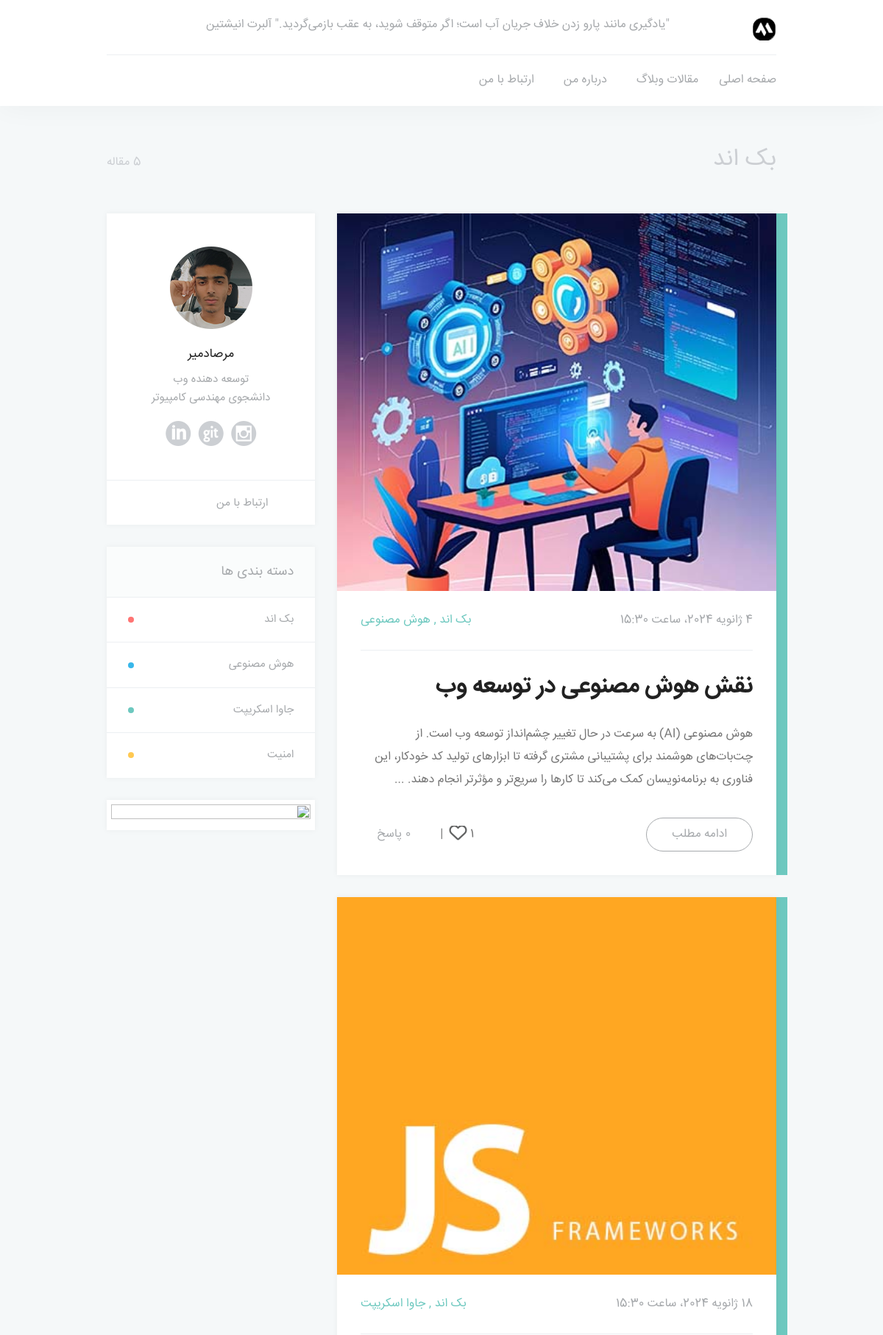
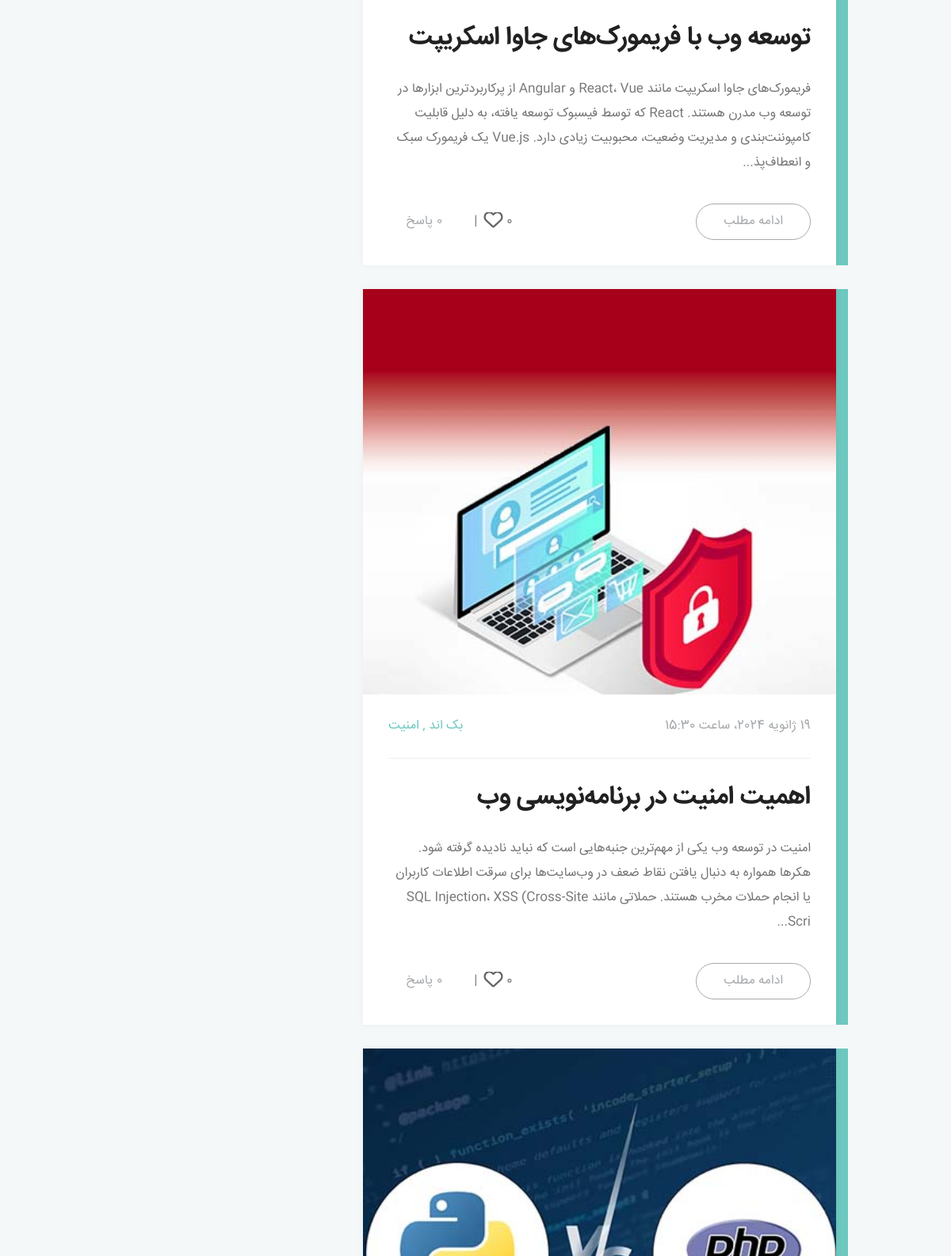
Page /articles/list/1 (upper part) on the committed database (2 pictures, top to bottom).
### Index/models.py (models this page shows, shortened)
class HeaderBasement(models.Model):
    title = RichTextField(blank=True, null=True, verbose_name='عنوان')
    time_created = models.DateTimeField(auto_now_add=True)
    class Meta:
        verbose_name = 'عنوان بالای صفحه'
        verbose_name_plural = 'عنوان بالای صفحه'

### Article/models.py (models this page shows, shortened)
class Category(models.Model):
    title = models.CharField(max_length=100, verbose_name='عنوان')
    created_time = models.DateTimeField(auto_now_add=True, blank=True, null=True, verbose_name='تاریخ انتشار')
    color = models.CharField(max_length=50, blank=True, null=True)
    published = models.BooleanField(default=False, verbose_name='وضعیت انتشار')
    class Meta:
        verbose_name = 'دسته بندی'
        verbose_name_plural = 'دسته بندی ها'

class Article(models.Model):
    title = models.CharField(max_length=200, verbose_name='عنوان')
    body = RichTextField(verbose_name='مطلب')
    author = models.ForeignKey(CustomUser, on_delete=models.CASCADE, verbose_name='نویسنده')
    category = models.ManyToManyField(Category, verbose_name='دسته بندی')
    image = models.ImageField(null=True, blank=True, upload_to='Article/images', verbose_name='تصویر')
    created_time = models.DateTimeField(auto_now_add=True, verbose_name='تاریخ انتشار')
    slug = models.SlugField(null=True, blank=True, unique=True, verbose_name='لینک مقاله')
    published = models.BooleanField(default=False, verbose_name='وضعیت انتشار')
    color = models.CharField(max_length=20, blank=True, null=True)
    def get_absolute_url(self):
        return reverse("Articles:article_detail", args=[self.slug])
    class Meta:
        verbose_name = 'مقاله'
        verbose_name_plural = 'مقالات'

### Account/models.py (models this page shows, shortened)
class CustomUser(models.Model):
    f_name = models.CharField(max_length=100, verbose_name='نام')
    l_name = models.CharField(max_length=100, verbose_name='نام خانوادگی')
    phone = models.CharField(max_length=14, unique=True, verbose_name='شماره تلفن')
    email = models.EmailField(verbose_name='ایمیل')
    linkedin = models.CharField(max_length=250, verbose_name='آدرس لینکدین')
    telegram = models.CharField(max_length=250, verbose_name='تلگرام')
    instagram = models.CharField(max_length=250, verbose_name='اینستاگرام')
    github = models.CharField(max_length=250, verbose_name='آدرس گیتهاب')
    about_me = RichTextField(verbose_name='درباه من(نمایش در بخش درباه من)')
    image = models.ImageField(upload_to='Account/images', null=True, blank=True, verbose_name='تصویر پروفایل')
    class Meta:
        verbose_name = 'اطلاعات من'
        verbose_name_plural = 'اطلاعات من'

### Index/views.py (the view)
# urls.py: path('articles/list/<int:pk>', views.article_list, name='article_list'),
def article_list(request, pk):
    category = Category.objects.get(pk=pk)
    articles = Article.objects.filter(category=category)
    context = {
        'category': category,
        'articles': articles
    }
    return render(request, 'article_list.html', context)

### Index/models.py (called while the page is built)
    def __str__(self):
        return self.description

### context_processors/context_processors.py (called while the page is built)
def all_categories(request):
    category = models.Category.objects.all()
    return {'all_categories': category}

def all_articles(request):
    all_articles = models.Article.objects.all().order_by('-created_time')
    for article in all_articles:
        created_time = article.created_time
        article.jalali = JalaliDate(datetime.date
                                    (created_time.year, created_time.month, created_time.day)).strftime('%c', 'fa')
        time_difference = timezone.now() - article.created_time
        article.time_difference = time_difference.total_seconds() // 3600
    return {'all_articles': all_articles}

def header(request):
    header_title = HeaderBasement.objects.all()
    return {'header_title': header_title}

def footer(request):
    footer_description = FooterBasement.objects.all()
    return {'footer_description': footer_description}

def admin_user(request):
    users = CustomUser.objects.all()
    return {'admin_user': users}

### Index/templates/article_list.html (shortened to what this page needs)
{% extends 'base.html' %}
{% load static %}
{% load tz %}
{% load humanize %}
{% block content %}
    <main>
        <div class="container">
            <div class="row">
                <div class="col-12">
                    <section class="category-title">
                        <h1>{{ category.title }}</h1>
                        <span>{{ articles.count }} مقاله</span>
                    </section>
                </div>
                <div class="col-lg-8 col-12">
                    <section class="articles">
                        {% for article in articles %}
                            <article class="green-article">
                                {% if article.image %}
                                    <img class="articles-preview-img" src="{{ article.image.url }}"
                                         alt="{{ article.image }}" title=""
                                         data-rjs="2">
                                {% endif %}
                                <div class="articles-header">
                                    {% if article.time_difference < 24 %}
                                        <time datetime="2016-10-11">{{ article.time_difference|intword }}ساعت پیش</time>
                                        <span class="articles-header-tag-blue">داغ</span>
                                    {% else %}
                                        <time datetime="2016-10-11">{{ article.created_time|timezone:"Asia/Tehran" }}</time>
                                    {% endif %}
                                    <span class="articles-header-category"><a href="#" class="blue" title="">
                        {% for category in article.category.all %}
                            {{ category.title }}
                            {% if not forloop.last %},
                            {% endif %}
                        {% endfor %}
                    </a></span>
                                </div>
                                <div class="articles-content">
                                    <h1><a href="{{ article.get_absolute_url }}"
                                           title="{{ article.title }}">{{ article.title }}</a>
                                    </h1>
                                    <p>
                                        {{ article.body|slice:250|safe }}...
                                    </p>
                                </div>
                                <div class="articles-footer">
                                    <ul class="articles-footer-info">
                                        {{ article.likes.count }}
                                        <i class="light-link" style=""><i class="fa-regular fa-heart fa-xl pl-2"
                                                                          style="color: #626363;"></i></i></a>|
                                        <li><a href="#" class="light-link" title=""><i class="pe-7s-comment"></i> {{ article.comments.count }}
                                            پاسخ</a>
                                        </li>
                                    </ul>
                                    <a title="" class="btn" href="{{ article.get_absolute_url }}">ادامه مطلب</a>
                                </div>
                            </article>
                        {% endfor %}
                    </section>
                </div>
                {% include 'includes/left-navbar.html' %}
            </div>
        </div>
    </main>
{% endblock %}

### templates/includes/header.html (shortened to what this page needs)
{% load static %}
<header class="navbar-fixed-top">
    <div class="container">
        <div class="row">
            <div class="col-lg-12">
                <div class="header-top">
                    <div class="header-top-logo">
                        <a href="index.html" title="لوگو"><img src="{% static "img/logo.png" %}" alt="لوگو"
                                                               data-rjs="2"></a>
                    </div>
                    <div class="header-top-text">
                        <p>
                            {% for text in header_title %}
                                {{ text.title|safe }}
                            {% endfor %}
                        </p>
                    </div>
                    <nav class="header-top-nav">
                        <ul>
                            <li class="header-top-nav-search">
                                <a href="#" class="light-link" title="جستجو کردن"><i class="pe-7s-search"></i></a>
                            </li>
                        </ul>
                    </nav>
                </div>
            </div>
            <div class="col-lg-12">
                <nav class="header-nav">
                    <ul>
                        <li><a href="{% url 'index:index' %}" title="صفحه اصلی">صفحه اصلی</a></li>
                        <li class="dropdown">
                            <a href="#" class="dropdown-toggle" title="مقالات وبلاگ">مقالات وبلاگ</a>
                        </li>
                        <li><a href="{% url 'index:about_me' %}" title="درباره من">درباره من</a></li>
                        <li><a href="{% url 'index:contact_us' %}" title="ارتباط با من">ارتباط با من</a></li>
                    </ul>
                </nav>
            </div>
        </div>
    </div>
</header>

### templates/includes/left-navbar.html
{% load static %}
<div class="aside-blocks col-lg-4 col-12">
    <aside class="author">
        {% for user in admin_user %}
            <img src="{{ user.image.url }}" alt="" data-rjs="2">
            <h2>{{ user.f_name }}{{ user.l_name }}</h2>
            <span class="author-info">توسعه دهنده وب</span>
            <span class="author-info">دانشجوی مهندسی کامپیوتر</span>
            <div class="social">
                <a href="{{ user.instagram }}" title="Instagram" target="_blank"><i
                        class="icon-social_instagram_circle"></i></a>
                <a href="{{ user.github }}" title="Github" target="_blank"><i
                        class="icon-social_github_circle"></i></a>
                <a href="{{ user.linkedin }}" title="LinkedIn" target="_blank"><i
                        class="icon-social_linkedin_circle"></i></a>
            </div>
        {% endfor %}
        <ul class="author-nav">
            <li><a href="{% url 'index:contact_us' %}" title=""><i class="pe-7s-comment"></i> ارتباط با من</a></li>
        </ul>
    </aside>
    <aside class="categories">
        <h2 class="aside-title">دسته بندی ها</h2>
        <ul>
            {% for category in all_categories %}
                {% if category.published %}
                    <li class="{{ category.color }}"><a href="{% url 'index:article_list' category.id %}"
                                                   title="{{ category.title }}">
                        {{ category.title }}</a></li>
                {% endif %}
            {% endfor %}
        </ul>
    </aside>
    <aside class="advertisement">
            <a href="#"><img src="{{ ad.image }}" alt="{{ ad.name }}" data-rjs="2"></a>
    </aside>
</div>

### assets/css/rtl.css (style rules this page uses)
body ,p ,li a, h1, h2, h3, h4, h5, h6, p, input, q, textarea, label, select, button, blockquote, span { font-family: IRANSans; }
.header-top .header-top-text { font-family: IRANSans; }
.header-top .header-top-text p { font-family: IRANSans; }
.header-nav ul li:first-child { margin-left: unset; margin-right: 0; }
.header-nav ul li { float: right; }
.header-nav ul .dropdown .dropdown-toggle:after { left: 1px; right: unset; margin: 0 -2px 0 0; }
.header-top .header-top-nav { float: left; }
.header-top .header-top-nav ul li:first-child { margin-right: 0; }
.header-top .header-top-nav ul li { float: right; }
.header-top .header-top-logo { float: right; }
.author .author-nav { text-align: right; }
.author .author-nav li a i { right: -12px; left: unset; }
.category-title > span { margin-right: auto; margin-left: unset; }
.articles article .articles-header .articles-header-category { float: left; }
.articles-footer > ul { float: left; }
.articles-footer > ul li a i { right: -42px; left: unset; top: -2px; }
.articles article .articles-preview-img { direction: ltr; }
.articles article[class*="-article"]:before { right: -15px; left: unset; }
.categories ul li[class^=nav-elipse-]:after { left: 29px; right: unset; }
.articles-footer > ul li a { margin-right: 40px; margin-left: unset; }

### rows in the picture
HeaderBasement: title "\"یادگیری مانند پارو زدن خلاف جریان آب است؛ اگر متوقف شوید، به عقب بازمی‌گردید.\" آلبرت انیشتین"
Category: title "بک اند"
Article: image (picture), created_time "4 ژانویه 2024، ساعت 15:30", title "نقش هوش مصنوعی در توسعه وب", body "هوش مصنوعی (AI) به سرعت در حال تغییر چشم‌انداز توسعه وب است. از چت‌بات‌های هوشمند برای پشتیبانی مشتری گرفته تا ابزارهای تولید کد خودکار، این فناوری به برنامه‌نویسان کمک می‌کند تا کارها را سریع‌تر و مؤثرتر انجام دهند.", likes.count "1"
Category: title "هوش مصنوعی"
Article: image (picture), created_time "18 ژانویه 2024، ساعت 15:30", title "توسعه وب با فریمورک‌های جاوا اسکریپت", body "فریمورک‌های جاوا اسکریپت مانند React، Vue و Angular از پرکاربردترین ابزارها در توسعه وب مدرن هستند. React که توسط فیسبوک توسعه یافته، به دلیل قابلیت کامپوننت‌بندی و مدیریت وضعیت، محبوبیت زیادی دارد. Vue.js یک فریمورک سبک و انعطاف‌پذ", likes.count "0"
Category: title "جاوا اسکریپت"
Article: image (picture), created_time "19 ژانویه 2024، ساعت 15:30", title "اهمیت امنیت در برنامه‌نویسی وب", body "امنیت در توسعه وب یکی از مهم‌ترین جنبه‌هایی است که نباید نادیده گرفته شود. هکرها همواره به دنبال یافتن نقاط ضعف در وب‌سایت‌ها برای سرقت اطلاعات کاربران یا انجام حملات مخرب هستند. حملاتی مانند SQL Injection، XSS (Cross-Site Scri", likes.count "0"
Category: title "امنیت"
Article: image (picture)
CustomUser: image (picture), f_name "مرصاد", l_name "میر"
